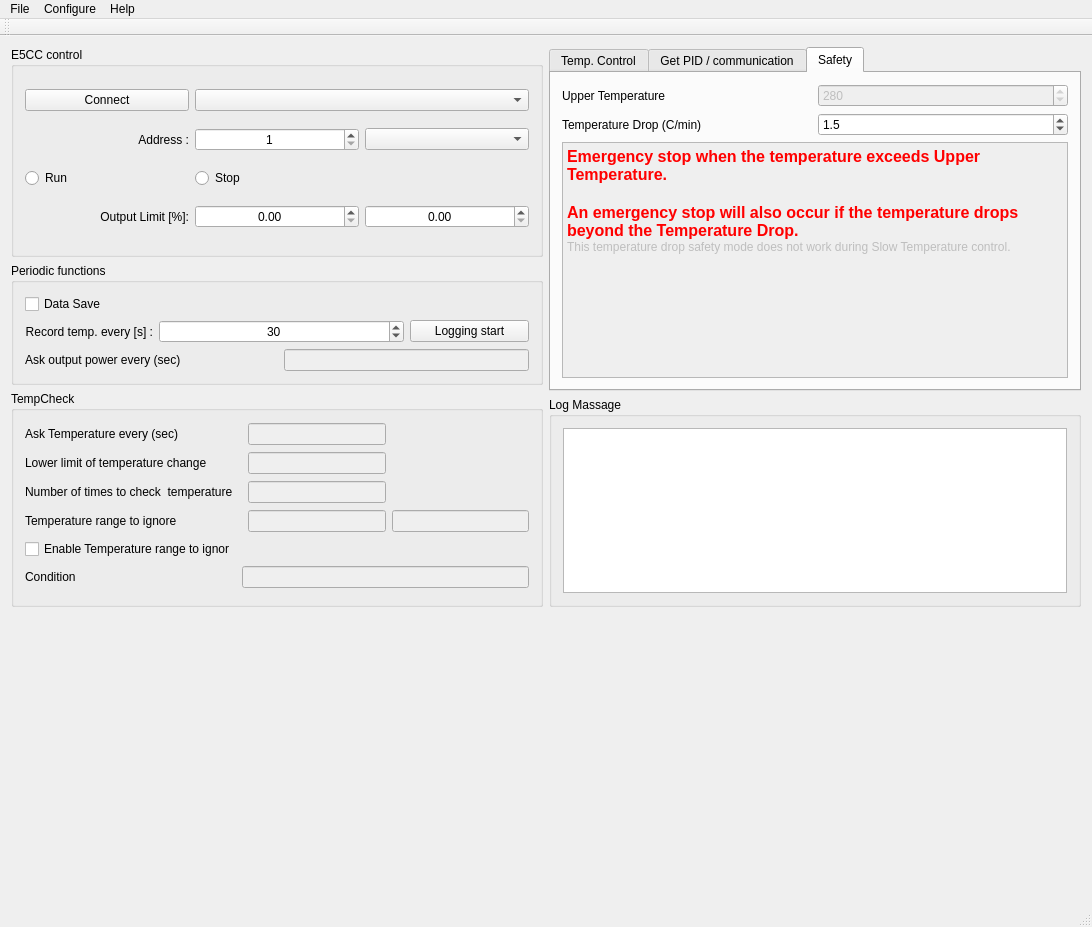
<?xml version="1.0" encoding="UTF-8"?>
<ui version="4.0">
 <class>MainWindow</class>
 <widget class="QMainWindow" name="MainWindow">
  <property name="geometry">
   <rect>
    <x>0</x>
    <y>0</y>
    <width>1092</width>
    <height>927</height>
   </rect>
  </property>
  <property name="windowTitle">
   <string>Omron E5CC Temp. Control</string>
  </property>
  <widget class="QWidget" name="centralWidget">
   <layout class="QGridLayout" name="gridLayout_7">
    <item row="0" column="0">
     <widget class="QGroupBox" name="groupBox_2">
      <property name="sizePolicy">
       <sizepolicy hsizetype="Expanding" vsizetype="Expanding">
        <horstretch>0</horstretch>
        <verstretch>0</verstretch>
       </sizepolicy>
      </property>
      <property name="title">
       <string>E5CC control</string>
      </property>
      <layout class="QGridLayout" name="gridLayout_4">
       <item row="0" column="0">
        <widget class="QPushButton" name="pushButton_Connect">
         <property name="text">
          <string>Connect</string>
         </property>
         <property name="checkable">
          <bool>true</bool>
         </property>
        </widget>
       </item>
       <item row="0" column="1" colspan="2">
        <widget class="QComboBox" name="comboBox_SeriesNumber"/>
       </item>
       <item row="1" column="0">
        <widget class="QLabel" name="label_5">
         <property name="text">
          <string>Address :</string>
         </property>
         <property name="alignment">
          <set>Qt::AlignRight|Qt::AlignTrailing|Qt::AlignVCenter</set>
         </property>
        </widget>
       </item>
       <item row="1" column="1">
        <widget class="QSpinBox" name="spinBox_DeviceAddress">
         <property name="alignment">
          <set>Qt::AlignCenter</set>
         </property>
         <property name="minimum">
          <number>1</number>
         </property>
         <property name="maximum">
          <number>247</number>
         </property>
         <property name="value">
          <number>1</number>
         </property>
        </widget>
       </item>
       <item row="3" column="0">
        <widget class="QRadioButton" name="radioButton_Run">
         <property name="text">
          <string>Run</string>
         </property>
         <attribute name="buttonGroup">
          <string notr="true">buttonGroup</string>
         </attribute>
        </widget>
       </item>
       <item row="3" column="1">
        <widget class="QRadioButton" name="radioButton_Stop">
         <property name="text">
          <string>Stop</string>
         </property>
         <attribute name="buttonGroup">
          <string notr="true">buttonGroup</string>
         </attribute>
        </widget>
       </item>
       <item row="4" column="0">
        <widget class="QLabel" name="label_9">
         <property name="text">
          <string>Output Limit [%]:</string>
         </property>
         <property name="alignment">
          <set>Qt::AlignRight|Qt::AlignTrailing|Qt::AlignVCenter</set>
         </property>
        </widget>
       </item>
       <item row="4" column="1">
        <widget class="QDoubleSpinBox" name="doubleSpinBox_MVlower">
         <property name="alignment">
          <set>Qt::AlignCenter</set>
         </property>
        </widget>
       </item>
       <item row="4" column="2">
        <widget class="QDoubleSpinBox" name="doubleSpinBox_MVupper">
         <property name="alignment">
          <set>Qt::AlignCenter</set>
         </property>
         <property name="maximum">
          <double>100.000000000000000</double>
         </property>
        </widget>
       </item>
       <item row="1" column="2">
        <widget class="QComboBox" name="comboBox_AT">
         <property name="currentIndex">
          <number>-1</number>
         </property>
        </widget>
       </item>
      </layout>
     </widget>
    </item>
    <item row="0" column="1" rowspan="3">
     <widget class="QTabWidget" name="tabWidget">
      <property name="sizePolicy">
       <sizepolicy hsizetype="Ignored" vsizetype="Ignored">
        <horstretch>0</horstretch>
        <verstretch>0</verstretch>
       </sizepolicy>
      </property>
      <property name="currentIndex">
       <number>2</number>
      </property>
      <widget class="QWidget" name="tab">
       <attribute name="title">
        <string>Temp. Control</string>
       </attribute>
       <layout class="QGridLayout" name="gridLayout">
        <item row="0" column="0">
         <widget class="QLabel" name="label">
          <property name="text">
           <string>Present Temp. :</string>
          </property>
          <property name="alignment">
           <set>Qt::AlignRight|Qt::AlignTrailing|Qt::AlignVCenter</set>
          </property>
         </widget>
        </item>
        <item row="1" column="0">
         <widget class="QLabel" name="label_4">
          <property name="text">
           <string>Present Set Temp. :</string>
          </property>
          <property name="alignment">
           <set>Qt::AlignRight|Qt::AlignTrailing|Qt::AlignVCenter</set>
          </property>
         </widget>
        </item>
        <item row="2" column="0">
         <widget class="QLabel" name="label_10">
          <property name="text">
           <string>Present output :</string>
          </property>
          <property name="alignment">
           <set>Qt::AlignRight|Qt::AlignTrailing|Qt::AlignVCenter</set>
          </property>
         </widget>
        </item>
        <item row="3" column="0">
         <widget class="QLabel" name="label_2">
          <property name="text">
           <string>Set Temp. [C] :</string>
          </property>
          <property name="alignment">
           <set>Qt::AlignRight|Qt::AlignTrailing|Qt::AlignVCenter</set>
          </property>
         </widget>
        </item>
        <item row="6" column="0">
         <widget class="QLabel" name="label_7">
          <property name="text">
           <string>Temp. Toler. [C]</string>
          </property>
          <property name="alignment">
           <set>Qt::AlignCenter</set>
          </property>
         </widget>
        </item>
        <item row="8" column="0" colspan="2">
         <widget class="QPushButton" name="pushButton_Control">
          <property name="text">
           <string>Slow Temperature Control</string>
          </property>
         </widget>
        </item>
        <item row="4" column="0">
         <widget class="QLabel" name="label_SV_2">
          <property name="enabled">
           <bool>true</bool>
          </property>
          <property name="text">
           <string>Set Temp. (2) [C] :</string>
          </property>
          <property name="alignment">
           <set>Qt::AlignRight|Qt::AlignTrailing|Qt::AlignVCenter</set>
          </property>
         </widget>
        </item>
        <item row="7" column="0">
         <widget class="QLabel" name="label_8">
          <property name="text">
           <string>Temp. step size [C] :</string>
          </property>
          <property name="alignment">
           <set>Qt::AlignRight|Qt::AlignTrailing|Qt::AlignVCenter</set>
          </property>
         </widget>
        </item>
        <item row="7" column="1">
         <widget class="QDoubleSpinBox" name="doubleSpinBox_TempStepSize">
          <property name="alignment">
           <set>Qt::AlignCenter</set>
          </property>
          <property name="decimals">
           <number>1</number>
          </property>
          <property name="minimum">
           <double>0.100000000000000</double>
          </property>
          <property name="maximum">
           <double>2.000000000000000</double>
          </property>
          <property name="singleStep">
           <double>0.100000000000000</double>
          </property>
          <property name="value">
           <double>0.500000000000000</double>
          </property>
         </widget>
        </item>
        <item row="7" column="2">
         <widget class="QLabel" name="label_TimeStable">
          <property name="sizePolicy">
           <sizepolicy hsizetype="Fixed" vsizetype="Preferred">
            <horstretch>0</horstretch>
            <verstretch>0</verstretch>
           </sizepolicy>
          </property>
          <property name="minimumSize">
           <size>
            <width>160</width>
            <height>0</height>
           </size>
          </property>
          <property name="text">
           <string>Temp. stable for [min] :</string>
          </property>
          <property name="alignment">
           <set>Qt::AlignRight|Qt::AlignTrailing|Qt::AlignVCenter</set>
          </property>
         </widget>
        </item>
        <item row="7" column="3">
         <widget class="QSpinBox" name="spinBox_TempStableTime">
          <property name="alignment">
           <set>Qt::AlignCenter</set>
          </property>
          <property name="minimum">
           <number>1</number>
          </property>
          <property name="maximum">
           <number>120</number>
          </property>
          <property name="value">
           <number>10</number>
          </property>
         </widget>
        </item>
        <item row="8" column="2" colspan="2">
         <widget class="QComboBox" name="comboBox_Mode"/>
        </item>
        <item row="0" column="1">
         <widget class="QLineEdit" name="lineEdit_Temp">
          <property name="enabled">
           <bool>false</bool>
          </property>
          <property name="alignment">
           <set>Qt::AlignCenter</set>
          </property>
         </widget>
        </item>
        <item row="1" column="1">
         <widget class="QLineEdit" name="lineEdit_CurrentSV">
          <property name="enabled">
           <bool>false</bool>
          </property>
          <property name="alignment">
           <set>Qt::AlignCenter</set>
          </property>
         </widget>
        </item>
        <item row="2" column="1">
         <widget class="QLineEdit" name="lineEdit_CurrentMV">
          <property name="enabled">
           <bool>false</bool>
          </property>
          <property name="alignment">
           <set>Qt::AlignCenter</set>
          </property>
         </widget>
        </item>
        <item row="3" column="1">
         <widget class="QLineEdit" name="lineEdit_SV">
          <property name="text">
           <string>30</string>
          </property>
          <property name="alignment">
           <set>Qt::AlignCenter</set>
          </property>
         </widget>
        </item>
        <item row="4" column="1">
         <widget class="QLineEdit" name="lineEdit_SV2">
          <property name="enabled">
           <bool>false</bool>
          </property>
          <property name="alignment">
           <set>Qt::AlignCenter</set>
          </property>
         </widget>
        </item>
        <item row="6" column="1">
         <widget class="QDoubleSpinBox" name="doubleSpinBox_TempTorr">
          <property name="alignment">
           <set>Qt::AlignCenter</set>
          </property>
          <property name="decimals">
           <number>1</number>
          </property>
          <property name="maximum">
           <double>1.000000000000000</double>
          </property>
          <property name="singleStep">
           <double>0.100000000000000</double>
          </property>
          <property name="value">
           <double>0.800000000000000</double>
          </property>
         </widget>
        </item>
        <item row="1" column="2">
         <widget class="QPushButton" name="pushButton_AskStatus">
          <property name="text">
           <string>Ask Status</string>
          </property>
         </widget>
        </item>
        <item row="3" column="2">
         <widget class="QPushButton" name="pushButton_SetSV">
          <property name="text">
           <string>Apply Set-temp</string>
          </property>
         </widget>
        </item>
        <item row="4" column="2">
         <widget class="QLabel" name="label_SV2WaitTime">
          <property name="text">
           <string>SV (2) wait time [min]</string>
          </property>
          <property name="alignment">
           <set>Qt::AlignCenter</set>
          </property>
         </widget>
        </item>
        <item row="6" column="2">
         <widget class="QDoubleSpinBox" name="doubleSpinBox_SV2WaitTime">
          <property name="enabled">
           <bool>false</bool>
          </property>
          <property name="sizePolicy">
           <sizepolicy hsizetype="Minimum" vsizetype="Fixed">
            <horstretch>0</horstretch>
            <verstretch>0</verstretch>
           </sizepolicy>
          </property>
          <property name="alignment">
           <set>Qt::AlignCenter</set>
          </property>
          <property name="maximum">
           <double>5000.000000000000000</double>
          </property>
         </widget>
        </item>
       </layout>
      </widget>
      <widget class="QWidget" name="tab_2">
       <attribute name="title">
        <string>Get PID / communication</string>
       </attribute>
       <layout class="QGridLayout" name="gridLayout_5">
        <item row="0" column="0">
         <widget class="QLabel" name="label_11">
          <property name="text">
           <string>P</string>
          </property>
         </widget>
        </item>
        <item row="0" column="1" colspan="2">
         <widget class="QLineEdit" name="lineEdit_P">
          <property name="enabled">
           <bool>false</bool>
          </property>
          <property name="frame">
           <bool>true</bool>
          </property>
          <property name="alignment">
           <set>Qt::AlignCenter</set>
          </property>
          <property name="readOnly">
           <bool>true</bool>
          </property>
         </widget>
        </item>
        <item row="1" column="0">
         <widget class="QLabel" name="label_12">
          <property name="text">
           <string>I</string>
          </property>
         </widget>
        </item>
        <item row="1" column="3">
         <widget class="QPushButton" name="pushButton_GetPID">
          <property name="text">
           <string>Get PID</string>
          </property>
         </widget>
        </item>
        <item row="2" column="0">
         <widget class="QLabel" name="label_13">
          <property name="text">
           <string>D</string>
          </property>
         </widget>
        </item>
        <item row="3" column="0">
         <widget class="QLabel" name="label_19">
          <property name="text">
           <string>Commands</string>
          </property>
         </widget>
        </item>
        <item row="3" column="1" colspan="3">
         <widget class="QComboBox" name="comboBox_MemAddress">
          <property name="font">
           <font>
            <family>Courier New</family>
           </font>
          </property>
          <property name="maxVisibleItems">
           <number>20</number>
          </property>
         </widget>
        </item>
        <item row="1" column="1">
         <widget class="QLineEdit" name="lineEdit_I">
          <property name="enabled">
           <bool>false</bool>
          </property>
          <property name="frame">
           <bool>true</bool>
          </property>
          <property name="alignment">
           <set>Qt::AlignCenter</set>
          </property>
          <property name="readOnly">
           <bool>true</bool>
          </property>
         </widget>
        </item>
        <item row="2" column="1">
         <widget class="QLineEdit" name="lineEdit_D">
          <property name="enabled">
           <bool>false</bool>
          </property>
          <property name="frame">
           <bool>true</bool>
          </property>
          <property name="alignment">
           <set>Qt::AlignCenter</set>
          </property>
          <property name="readOnly">
           <bool>true</bool>
          </property>
         </widget>
        </item>
       </layout>
      </widget>
      <widget class="QWidget" name="tab_3">
       <attribute name="title">
        <string>Safety</string>
       </attribute>
       <layout class="QGridLayout" name="gridLayout_8">
        <item row="1" column="0">
         <widget class="QLabel" name="label_21">
          <property name="text">
           <string>Temperature Drop (C/min)</string>
          </property>
         </widget>
        </item>
        <item row="1" column="1">
         <widget class="QDoubleSpinBox" name="doubleSpinBox_TempDrop">
          <property name="decimals">
           <number>1</number>
          </property>
          <property name="maximum">
           <double>20.000000000000000</double>
          </property>
          <property name="value">
           <double>1.500000000000000</double>
          </property>
         </widget>
        </item>
        <item row="0" column="1">
         <widget class="QSpinBox" name="spinBox_TempUpper">
          <property name="enabled">
           <bool>false</bool>
          </property>
          <property name="minimum">
           <number>200</number>
          </property>
          <property name="maximum">
           <number>290</number>
          </property>
          <property name="singleStep">
           <number>10</number>
          </property>
          <property name="value">
           <number>280</number>
          </property>
         </widget>
        </item>
        <item row="0" column="0">
         <widget class="QLabel" name="label_20">
          <property name="text">
           <string>Upper Temperature</string>
          </property>
         </widget>
        </item>
        <item row="2" column="0" colspan="2">
         <widget class="QTextEdit" name="textEdit">
          <property name="enabled">
           <bool>false</bool>
          </property>
          <property name="readOnly">
           <bool>true</bool>
          </property>
          <property name="html">
           <string>&lt;!DOCTYPE HTML PUBLIC &quot;-//W3C//DTD HTML 4.0//EN&quot; &quot;http://www.w3.org/TR/REC-html40/strict.dtd&quot;&gt;
&lt;html&gt;&lt;head&gt;&lt;meta name=&quot;qrichtext&quot; content=&quot;1&quot; /&gt;&lt;meta charset=&quot;utf-8&quot; /&gt;&lt;style type=&quot;text/css&quot;&gt;
p, li { white-space: pre-wrap; }
hr { height: 1px; border-width: 0; }
li.unchecked::marker { content: &quot;\2610&quot;; }
li.checked::marker { content: &quot;\2612&quot;; }
&lt;/style&gt;&lt;/head&gt;&lt;body style=&quot; font-family:'Yu Gothic UI'; font-size:9pt; font-weight:400; font-style:normal;&quot;&gt;
&lt;p style=&quot; margin-top:0px; margin-bottom:0px; margin-left:0px; margin-right:0px; -qt-block-indent:0; text-indent:0px;&quot;&gt;&lt;span style=&quot; font-size:12pt; font-weight:700; color:#ff0000;&quot;&gt;Emergency stop when the temperature exceeds Upper Temperature.&lt;/span&gt;&lt;/p&gt;
&lt;p style=&quot;-qt-paragraph-type:empty; margin-top:0px; margin-bottom:0px; margin-left:0px; margin-right:0px; -qt-block-indent:0; text-indent:0px; font-size:12pt; font-weight:700; color:#ff0000;&quot;&gt;&lt;br /&gt;&lt;/p&gt;
&lt;p style=&quot; margin-top:0px; margin-bottom:0px; margin-left:0px; margin-right:0px; -qt-block-indent:0; text-indent:0px;&quot;&gt;&lt;span style=&quot; font-size:12pt; font-weight:700; color:#ff0000;&quot;&gt;An emergency stop will also occur if the temperature drops beyond the Temperature Drop.&lt;/span&gt;&lt;/p&gt;
&lt;p style=&quot; margin-top:0px; margin-bottom:0px; margin-left:0px; margin-right:0px; -qt-block-indent:0; text-indent:0px;&quot;&gt;This temperature drop safety mode does not work during Slow Temperature control.&lt;/p&gt;&lt;/body&gt;&lt;/html&gt;</string>
          </property>
         </widget>
        </item>
       </layout>
      </widget>
     </widget>
    </item>
    <item row="1" column="0">
     <widget class="QGroupBox" name="groupBox_3">
      <property name="title">
       <string>Periodic functions</string>
      </property>
      <layout class="QGridLayout" name="gridLayout_6">
       <item row="1" column="1" colspan="2">
        <widget class="QSpinBox" name="spinBox_TempRecordTime">
         <property name="alignment">
          <set>Qt::AlignCenter</set>
         </property>
         <property name="minimum">
          <number>3</number>
         </property>
         <property name="maximum">
          <number>500</number>
         </property>
         <property name="value">
          <number>30</number>
         </property>
        </widget>
       </item>
       <item row="2" column="0" colspan="2">
        <widget class="QLabel" name="label_6">
         <property name="text">
          <string>Ask output power every (sec)</string>
         </property>
        </widget>
       </item>
       <item row="2" column="2" colspan="2">
        <widget class="QLineEdit" name="lineEdit_IntervalAskMV">
         <property name="enabled">
          <bool>false</bool>
         </property>
        </widget>
       </item>
       <item row="1" column="0">
        <widget class="QLabel" name="label_3">
         <property name="text">
          <string>Record temp. every [s] :</string>
         </property>
         <property name="alignment">
          <set>Qt::AlignRight|Qt::AlignTrailing|Qt::AlignVCenter</set>
         </property>
        </widget>
       </item>
       <item row="0" column="0">
        <widget class="QCheckBox" name="checkBox_dataSave">
         <property name="text">
          <string>Data Save</string>
         </property>
        </widget>
       </item>
       <item row="1" column="3">
        <widget class="QPushButton" name="pushButton_Log">
         <property name="text">
          <string>Logging start</string>
         </property>
         <property name="checkable">
          <bool>true</bool>
         </property>
        </widget>
       </item>
      </layout>
     </widget>
    </item>
    <item row="2" column="0" rowspan="2">
     <widget class="QGroupBox" name="groupBox_5">
      <property name="sizePolicy">
       <sizepolicy hsizetype="Ignored" vsizetype="Ignored">
        <horstretch>0</horstretch>
        <verstretch>0</verstretch>
       </sizepolicy>
      </property>
      <property name="title">
       <string>TempCheck</string>
      </property>
      <layout class="QGridLayout" name="gridLayout_2">
       <item row="5" column="0">
        <widget class="QLabel" name="label_18">
         <property name="text">
          <string>Condition</string>
         </property>
         <property name="alignment">
          <set>Qt::AlignLeading|Qt::AlignLeft|Qt::AlignVCenter</set>
         </property>
        </widget>
       </item>
       <item row="1" column="0">
        <widget class="QLabel" name="label_16">
         <property name="text">
          <string>Lower limit of temperature change</string>
         </property>
        </widget>
       </item>
       <item row="2" column="2">
        <widget class="QLineEdit" name="lineEdit_Numbers">
         <property name="enabled">
          <bool>false</bool>
         </property>
        </widget>
       </item>
       <item row="3" column="0">
        <widget class="QLabel" name="label_17">
         <property name="text">
          <string>Temperature range to ignore</string>
         </property>
        </widget>
       </item>
       <item row="1" column="2">
        <widget class="QLineEdit" name="lineEdit_SafeLimit">
         <property name="enabled">
          <bool>false</bool>
         </property>
        </widget>
       </item>
       <item row="3" column="3">
        <widget class="QLineEdit" name="lineEdit_IgnoreUpper">
         <property name="enabled">
          <bool>false</bool>
         </property>
        </widget>
       </item>
       <item row="2" column="0" colspan="2">
        <widget class="QLabel" name="label_15">
         <property name="text">
          <string>Number of times to check  temperature</string>
         </property>
        </widget>
       </item>
       <item row="5" column="1" colspan="3">
        <widget class="QLineEdit" name="lineEdit_TempCheckCount">
         <property name="enabled">
          <bool>false</bool>
         </property>
        </widget>
       </item>
       <item row="0" column="2">
        <widget class="QLineEdit" name="lineEdit_IntervalAskTemp">
         <property name="enabled">
          <bool>false</bool>
         </property>
        </widget>
       </item>
       <item row="3" column="2">
        <widget class="QLineEdit" name="lineEdit_IgnoreLower">
         <property name="enabled">
          <bool>false</bool>
         </property>
        </widget>
       </item>
       <item row="4" column="0">
        <widget class="QCheckBox" name="checkBox_Ignore">
         <property name="enabled">
          <bool>true</bool>
         </property>
         <property name="text">
          <string>Enable Temperature range to ignor</string>
         </property>
        </widget>
       </item>
       <item row="0" column="0">
        <widget class="QLabel" name="label_14">
         <property name="text">
          <string>Ask Temperature every (sec)</string>
         </property>
        </widget>
       </item>
      </layout>
     </widget>
    </item>
    <item row="3" column="1">
     <widget class="QGroupBox" name="groupBox">
      <property name="sizePolicy">
       <sizepolicy hsizetype="Ignored" vsizetype="Ignored">
        <horstretch>0</horstretch>
        <verstretch>0</verstretch>
       </sizepolicy>
      </property>
      <property name="title">
       <string>Log Massage</string>
      </property>
      <layout class="QGridLayout" name="gridLayout_3">
       <item row="0" column="0">
        <widget class="QTextEdit" name="textEdit_Log"/>
       </item>
      </layout>
     </widget>
    </item>
    <item row="4" column="0" colspan="2">
     <widget class="QCustomPlot" name="plot" native="true">
      <property name="sizePolicy">
       <sizepolicy hsizetype="Expanding" vsizetype="Expanding">
        <horstretch>0</horstretch>
        <verstretch>0</verstretch>
       </sizepolicy>
      </property>
      <property name="minimumSize">
       <size>
        <width>782</width>
        <height>281</height>
       </size>
      </property>
     </widget>
    </item>
   </layout>
  </widget>
  <widget class="QMenuBar" name="menuBar">
   <property name="geometry">
    <rect>
     <x>0</x>
     <y>0</y>
     <width>1092</width>
     <height>26</height>
    </rect>
   </property>
   <widget class="QMenu" name="menuFile">
    <property name="title">
     <string>File</string>
    </property>
    <addaction name="actionOpen_File"/>
   </widget>
   <widget class="QMenu" name="menuHelp">
    <property name="title">
     <string>Help</string>
    </property>
    <addaction name="actionHelp_Page"/>
   </widget>
   <widget class="QMenu" name="menuConfigure">
    <property name="title">
     <string>Configure</string>
    </property>
    <addaction name="action_Setting_parameters_for_TempCheck"/>
    <addaction name="action_Setting_plot"/>
   </widget>
   <addaction name="menuFile"/>
   <addaction name="menuConfigure"/>
   <addaction name="menuHelp"/>
  </widget>
  <widget class="QToolBar" name="mainToolBar">
   <attribute name="toolBarArea">
    <enum>TopToolBarArea</enum>
   </attribute>
   <attribute name="toolBarBreak">
    <bool>false</bool>
   </attribute>
  </widget>
  <widget class="QStatusBar" name="statusBar"/>
  <action name="actionOpen_File">
   <property name="text">
    <string>Open File</string>
   </property>
  </action>
  <action name="actionHelp_Page">
   <property name="text">
    <string>Help Page</string>
   </property>
  </action>
  <action name="action_Setting_parameters_for_TempCheck">
   <property name="text">
    <string>&amp;Setting_parameters_for_TempCheck</string>
   </property>
  </action>
  <action name="action_Plot">
   <property name="text">
    <string>Setting_Plot</string>
   </property>
  </action>
  <action name="action_Setting_plot">
   <property name="text">
    <string>&amp;Setting_plot</string>
   </property>
  </action>
 </widget>
 <layoutdefault spacing="6" margin="11"/>
 <customwidgets>
  <customwidget>
   <class>QCustomPlot</class>
   <extends>QWidget</extends>
   <header>qcustomplot.h</header>
   <container>1</container>
  </customwidget>
 </customwidgets>
 <tabstops>
  <tabstop>textEdit_Log</tabstop>
 </tabstops>
 <resources/>
 <connections/>
 <buttongroups>
  <buttongroup name="buttonGroup"/>
 </buttongroups>
</ui>
